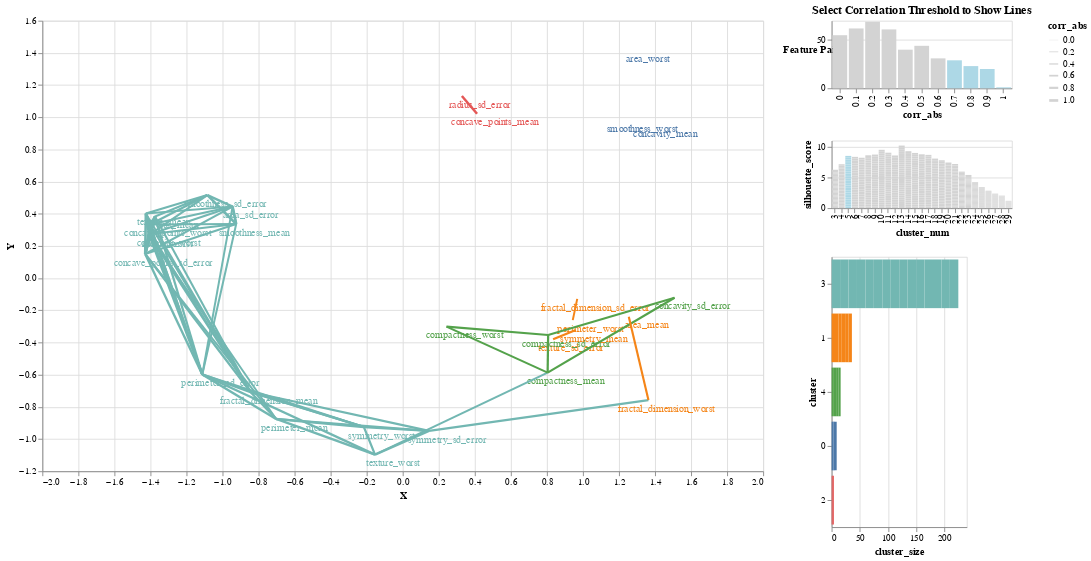

Write notebook code for a chart like this one.
### Code cell
visualize_feature_correlation(breast_cancer_df, "clusters", "diagnosis", None, None)

### Figure 1 — Vega-Lite specification as saved in the notebook (floating-point values rounded to 4 significant figures; data arrays with more than 128 entries replaced by an {"elided": "..."} marker saying what was removed)
{"$schema": "https://vega.github.io/schema/vega-lite/v3.4.0.json", "config": {"mark": {"tooltip": null}, "view": {"height": 300, "width": 400}}, "datasets": {"data-4241880ba4b9f8a9867491c3edeea4e0": [{"Count": 55, "corr_abs": 0}, {"Count": 62, "corr_abs": 0.1}, {"Count": 69, "corr_abs": 0.2}, {"Count": 61, "corr_abs": 0.3}, {"Count": 40, "corr_abs": 0.4}, {"Count": 44, "corr_abs": 0.5}, {"Count": 31, "corr_abs": 0.6}, {"Count": 29, "corr_abs": 0.7}, {"Count": 23, "corr_abs": 0.8}, {"Count": 20, "corr_abs": 0.9}, {"Count": 1, "corr_abs": 1}], "data-92b5181275795efeafa3fe3475ac518f": [{"X": -1.375, "Y": 0.3827, "feature": "radius_mean", "index": 0, "target_corr": null}, {"X": 0.3282, "Y": 1.132, "feature": "radius_sd_error", "index": 1, "target_corr": null}, {"X": -1.407, "Y": 0.2667, "feature": "radius_worst", "index": 2, "target_corr": null}, {"X": -1.426, "Y": 0.4021, "feature": "texture_mean", "index": 3, "target_corr": null}, {"X": 0.8345, "Y": -0.3799, "feature": "texture_sd_error", "index": 4, "target_corr": null}, {"X": -0.1539, "Y": -1.097, "feature": "texture_worst", "index": 5, "target_corr": null}, {"X": -0.7027, "Y": -0.8752, "feature": "perimeter_mean", "index": 6, "target_corr": null}, {"X": -1.112, "Y": -0.5987, "feature": "perimeter_sd_error", "index": 7, "target_corr": null}, {"X": 0.9436, "Y": -0.2607, "feature": "perimeter_worst", "index": 8, "target_corr": null}, {"X": 1.254, "Y": -0.2392, "feature": "area_mean", "index": 9, "target_corr": null}, {"X": -0.9444, "Y": 0.445, "feature": "area_sd_error", "index": 10, "target_corr": null}, {"X": 1.26, "Y": 1.416, "feature": "area_worst", "index": 11, "target_corr": null}, {"X": -0.9242, "Y": 0.3365, "feature": "smoothness_mean", "index": 12, "target_corr": null}, {"X": -1.084, "Y": 0.5164, "feature": "smoothness_sd_error", "index": 13, "target_corr": null}, {"X": 1.23, "Y": 0.9794, "feature": "smoothness_worst", "index": 14, "target_corr": null}, {"X": 0.8041, "Y": -0.5872, "feature": "compactness_mean", "index": 15, "target_corr": null}, {"X": 0.8069, "Y": -0.3533, "feature": "compactness_sd_error", "index": 16, "target_corr": null}, {"X": 0.2428, "Y": -0.3012, "feature": "compactness_worst", "index": 17, "target_corr": null}, {"X": 1.357, "Y": 0.9473, "feature": "concavity_mean", "index": 18, "target_corr": null}, {"X": 1.508, "Y": -0.1218, "feature": "concavity_sd_error", "index": 19, "target_corr": null}, {"X": -1.399, "Y": 0.2748, "feature": "concavity_worst", "index": 20, "target_corr": null}, {"X": 0.4123, "Y": 1.022, "feature": "concave_points_mean", "index": 21, "target_corr": null}, {"X": -1.429, "Y": 0.15, "feature": "concave_points_sd_error", "index": 22, "target_corr": null}, {"X": -1.402, "Y": 0.3334, "feature": "concave_points_worst", "index": 23, "target_corr": null}, {"X": 0.9603, "Y": -0.3221, "feature": "symmetry_mean", "index": 24, "target_corr": null}, {"X": 0.1458, "Y": -0.9494, "feature": "symmetry_sd_error", "index": 25, "target_corr": null}, {"X": -0.2161, "Y": -0.9247, "feature": "symmetry_worst", "index": 26, "target_corr": null}, {"X": -0.8447, "Y": -0.7077, "feature": "fractal_dimension_mean", "index": 27, "target_corr": null}, {"X": 0.9683, "Y": -0.1288, "feature": "fractal_dimension_sd_error", "index": 28, "target_corr": null}, {"X": 1.363, "Y": -0.7574, "feature": "fractal_dimension_worst", "index": 29, "target_corr": null}], "data-c3e8a1a74ff36df94bb9bb41af7f6fd4": {"elided": "870 records"}, "data-dbc385f933284ccf78a7d8bfc5bcc384": {"elided": "810 records"}}, "hconcat": [{"data": {"name": "data-92b5181275795efeafa3fe3475ac518f"}, "encoding": {"color": {"condition": {"field": "cluster", "legend": null, "selection": "selector205", "type": "nominal"}, "value": "lightgray"}, "x": {"field": "X", "type": "quantitative"}, "y": {"field": "Y", "type": "quantitative"}}, "height": 500, "layer": [{"encoding": {"size": {"field": "target_corr", "legend": null, "scale": {"domain": [0, 1]}, "type": "quantitative"}}, "mark": "circle", "selection": {"selector204": {"fields": ["cluster_num"], "init": {"cluster_num": 5}, "type": "single"}, "selector206": {"bind": "scales", "encodings": ["x", "y"], "type": "interval"}}, "transform": [{"as": "key", "calculate": "((selector204.cluster_num + ':') + datum.feature)"}, {"from": {"data": {"name": "data-dbc385f933284ccf78a7d8bfc5bcc384"}, "fields": ["cluster_size", "cluster"], "key": "key"}, "lookup": "key"}]}, {"encoding": {"text": {"field": "feature", "type": "nominal"}}, "mark": {"dx": 20, "dy": 10, "type": "text"}, "transform": [{"as": "key", "calculate": "((selector204.cluster_num + ':') + datum.feature)"}, {"from": {"data": {"name": "data-dbc385f933284ccf78a7d8bfc5bcc384"}, "fields": ["cluster_size", "cluster"], "key": "key"}, "lookup": "key"}]}, {"data": {"name": "data-c3e8a1a74ff36df94bb9bb41af7f6fd4"}, "encoding": {"detail": {"field": "key", "type": "nominal"}, "strokeWidth": {"field": "corr_abs", "scale": {"domain": [0, 1], "range": [0.3, 3]}, "type": "quantitative"}}, "mark": "line", "transform": [{"filter": "(datum.corr_abs >= selector203.corr_abs)"}, {"as": "key", "calculate": "((selector204.cluster_num + ':') + datum.feature)"}, {"from": {"data": {"name": "data-dbc385f933284ccf78a7d8bfc5bcc384"}, "fields": ["cluster_size", "cluster"], "key": "key"}, "lookup": "key"}]}], "width": 800}, {"vconcat": [{"data": {"name": "data-4241880ba4b9f8a9867491c3edeea4e0"}, "encoding": {"color": {"condition": {"test": "(datum.corr_abs >= selector203.corr_abs)", "value": "lightblue"}, "value": "lightgray"}, "x": {"field": "corr_abs", "type": "ordinal"}, "y": {"axis": {"labelAngle": 0, "title": "Feature Pairs", "titleAngle": 0}, "field": "Count", "type": "quantitative"}}, "height": 75, "mark": "bar", "selection": {"selector203": {"fields": ["corr_abs"], "init": {"corr_abs": 0.7}, "type": "single"}}, "title": "Select Correlation Threshold to Show Lines", "width": 200}, {"data": {"name": "data-dbc385f933284ccf78a7d8bfc5bcc384"}, "encoding": {"color": {"condition": {"selection": "selector204", "value": "lightblue"}, "value": "lightgray"}, "x": {"field": "cluster_num", "type": "ordinal"}, "y": {"field": "silhouette_score", "type": "quantitative"}}, "height": 75, "mark": "bar", "selection": {"selector204": {"fields": ["cluster_num"], "init": {"cluster_num": 5}, "type": "single"}}, "width": 200}, {"data": {"name": "data-dbc385f933284ccf78a7d8bfc5bcc384"}, "encoding": {"color": {"field": "cluster", "legend": null, "type": "nominal"}, "x": {"field": "cluster_size", "type": "quantitative"}, "y": {"field": "cluster", "sort": {"field": "cluster_size", "order": "descending"}, "type": "nominal"}}, "mark": "bar", "selection": {"selector205": {"fields": ["cluster"], "type": "single"}}, "transform": [{"filter": "((datum.cluster_num >= selector204.cluster_num) && (datum.cluster_num <= selector204.cluster_num))"}], "width": 150}]}]}
